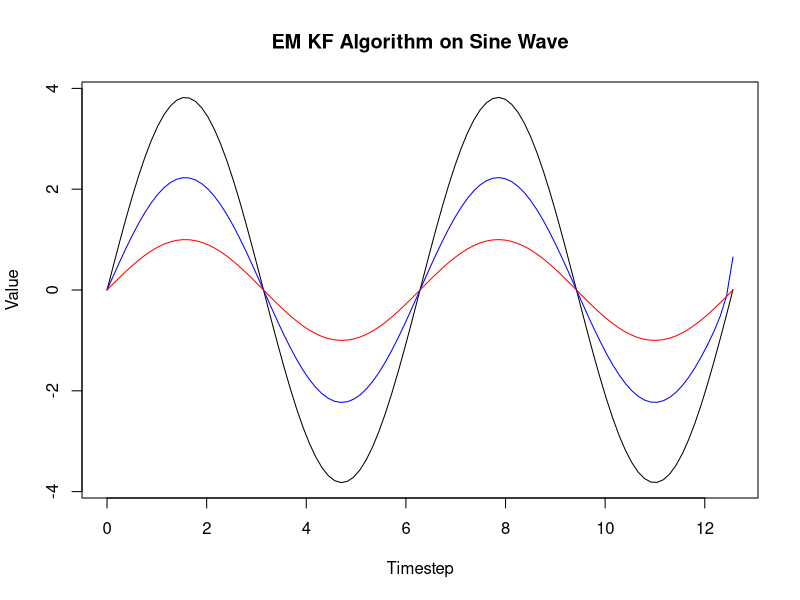
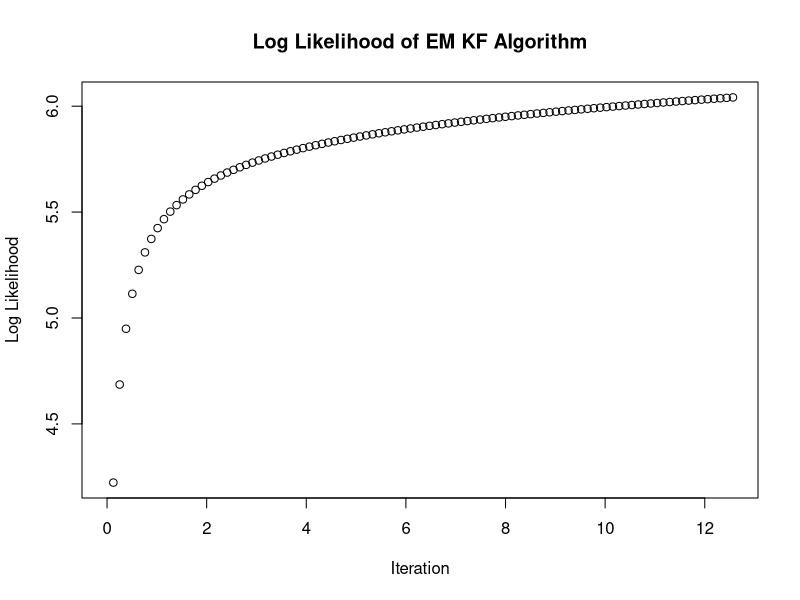
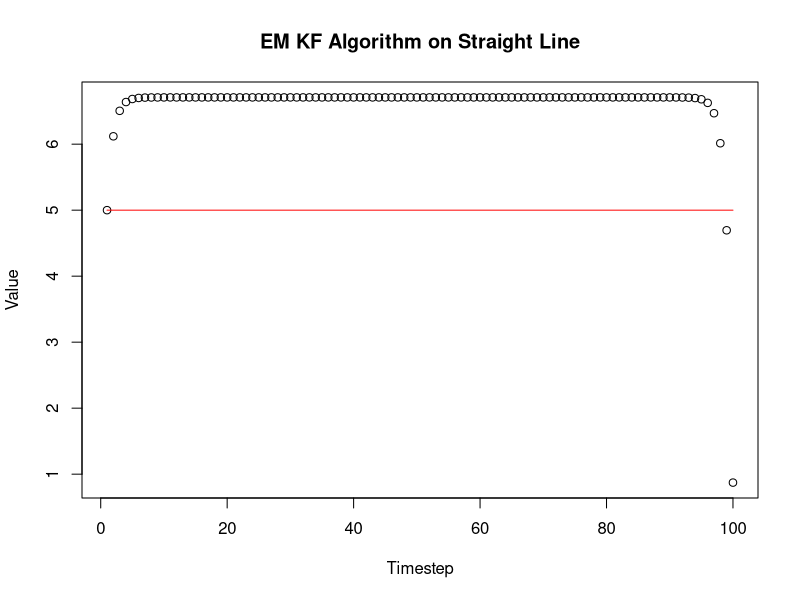

R code for these plots, in order:
## ---- chunk 1
knitr::opts_chunk$set(echo = TRUE)
## ---- chunk 2
KFSu <- function(A,C,Q,R,x0,v0,y) {
  
  T=length(y)
  Fv1=vector(,T)
  Fv2=vector(,T)
  Fx1=vector(,T)
  Fx2=vector(,T)
  Sx=vector(,T)
  Sv=vector(,T)
  Scov=vector(,T)
  
  CRC = C * (1/R) * C
  
  # Filter
  for (t in 1:T) {
    if (t==1) {
      Fv1[t]=v0-(v0*CRC*v0 - v0*CRC*1/((1/v0)+CRC)*CRC*v0)
      Fv2[t]=A*Fv1[t]*A+Q
      Fx1[t]=x0+v0*C*(1/R)*(y[t]-C*x0)-v0*CRC*1/((1/v0)+CRC)*C*(1/R)*(y[t]-C*x0)
      Fx2[t]=A*Fx1[t]
    } else {
      v2=Fv2[t-1]
      Fv1[t]=v2-v2*CRC*v2+v2*CRC*1/((1/v2)+CRC)*CRC*v2
      Fv2[t]=A*Fv1[t]*A+Q
      x2=Fx2[t-1]
      Fx1[t]=x2 + v2*C*(1/R)*(y[t]-C*x2)-v2*CRC*1/((1/v2) +CRC)*C*(1/R)*(y[t]-C*x2)
      Fx2[t]=A*Fx1[t]
    }
  }
  
  # Smoother
  for (i in 1:T) {
    t=T-i+1
    if (t==T) {
      Sv[t]=Fv1[t]
      Jt=Fv1[t]*A/(Fv2[t])
      Scov[t]=Fv2[t]*Jt
      Sx[t]=Fv1[t]+Jt*(Fv2[t]-A*Fv1[t])
    } else {
      Jt=Fv1[t]*A/(Fv2[t])
      Sv[t]=Fv1[t]+Jt*(Sv[t+1]-Fv2[t])*Jt
      Scov[t]=Sv[t+1]*Jt
      Sx[t]=Fx1[t]+Jt*(Sx[t+1]-A*Fx1[t])
    }
  }
  return(list(Fv1=Fv1,Fv2=Fv2,Fx1=Fx1,Fx2=Fx2,Sx=Sx,Sv=Sv,Scov=Scov))
}
## ---- chunk 3
# kalman_uni_em.R
# Created by Ewok on 2016-09-11
# Email: ewalke31@jhu.edu
# Copyright (c) 2016. All rights reserved. 
#
# An implementation of a univariate Expectation Maximization Kalman Filter algorithm.
#
# Inputs:
#   y[t]
#     - the observed data
#     - univariate, t timesteps
#   a, c, q, r, pi, v
#     - initial parameter values
#     - state transition, generative, state noise, output noise, state mean, covariance
#   max_i
#     - maximum number of iterations before cut-off
#     - default of 20
#   tol
#     - minimum difference between iterations before cut-off
#     - default of 0.01
#
# Outputs:
#   A, C, Q, R, Pi, V
#     - final parameter estimations
#     - equivalent to respectively named inputs
#   Sx
#     - kalman smoothed values
#   lik
#     - log likelihood
#   
kalman_uni_em <- function(y, a, c, q, r, pi, v, max_i=20, tol=0.01) {

  A <- a
  C <- c
  Q <- q
  R <- r
  Pi <- pi
  V <- v
  n <- length(y)  # number of timesteps
  i <- 1  # iteration
  diff <- 1  # difference between iterations
  Pt <- vector(, n)
  Ptt_1 <- vector(, n-1)
  lik <- vector(, max_i)
  
  while (i <= max_i && diff > tol) {
    
    #  E Step:
    s <- KFSu(A, C, Q, R, Pi, V, y)
    for (t in 1:n) {
      Pt[t] <- s$Sv[t]+s$Sx[t]*s$Sx[t]
      if (t != n) {
        Ptt_1[t] <- s$Scov[t]+s$Sx[t+1]*s$Sx[t]
      }
    }
    like = (n/2)*log(1/Q)-0.5*(1/Q)*sum((s$Fx2-A*s$Fx1)^2)+((n+1)/2)*log(1/R)-0.5*(1/R)*sum((y-C*s$Fx1)^2)
    lik[i] <- log(like)
    
    #  M Step:
    C_new <- sum(y*s$Sx) / sum(Pt)
    R_new <- (sum(y*y)-sum(C_new*s$Sx*y)) / n
    A_new <- sum(Ptt_1) / sum(Pt[1:n-1])
    Pi_new <- s$Sx[1]
    Q_new <- 1  # constraint
    V_new <- V  # constraint
    
    # updates
    diff <- abs(C_new-C)+abs(R_new-R)+abs(A_new-A)+abs(Q_new-Q)+abs(Pi_new-Pi)+abs(V_new-V)
    i <- i+1
    A <- A_new
    C <- C_new
    Q <- Q_new
    R <- R_new
    Pi <- Pi_new
    V <- V_new
  }
  lik=lik[lik!=0]
  return(list(A=A, C=C, Q=Q, R=R, Pi=Pi, V=V, Sx=s$Sx, lik=lik))
}
## ---- chunk 4
t <- seq(0,4*pi,,100)
actual <- sin(t)
x1 <- kalman_uni_em(actual, 1, 1, 1, 1, 0, 0, 100, 0.0001)
x2 <- kalman_uni_em(actual, 1, 1, 1, 1, 0, 0, 3, 0.01)
plot(t, x1$Sx, main="EM KF Algorithm on Sine Wave", xlab="Timestep", ylab="Value", type="l")
lines(t, x2$Sx, col="blue")
lines(t, actual, col="red")
print(x1)
plot(t, x1$lik, main="Log Likelihood of EM KF Algorithm", xlab="Iteration", ylab="Log Likelihood")
## ---- chunk 5
t <- 1:100
series <- rep(5,100)
x <- kalman_uni_em(series, 1, 1, 1, 1, 5, 0, 100, 0.0001)
plot(t, x$Sx, main="EM KF Algorithm on Straight Line", xlab="Timestep", ylab="Value")
lines(t, series, col="red")
print(c(x$A, x$C, x$Q, x$R))
